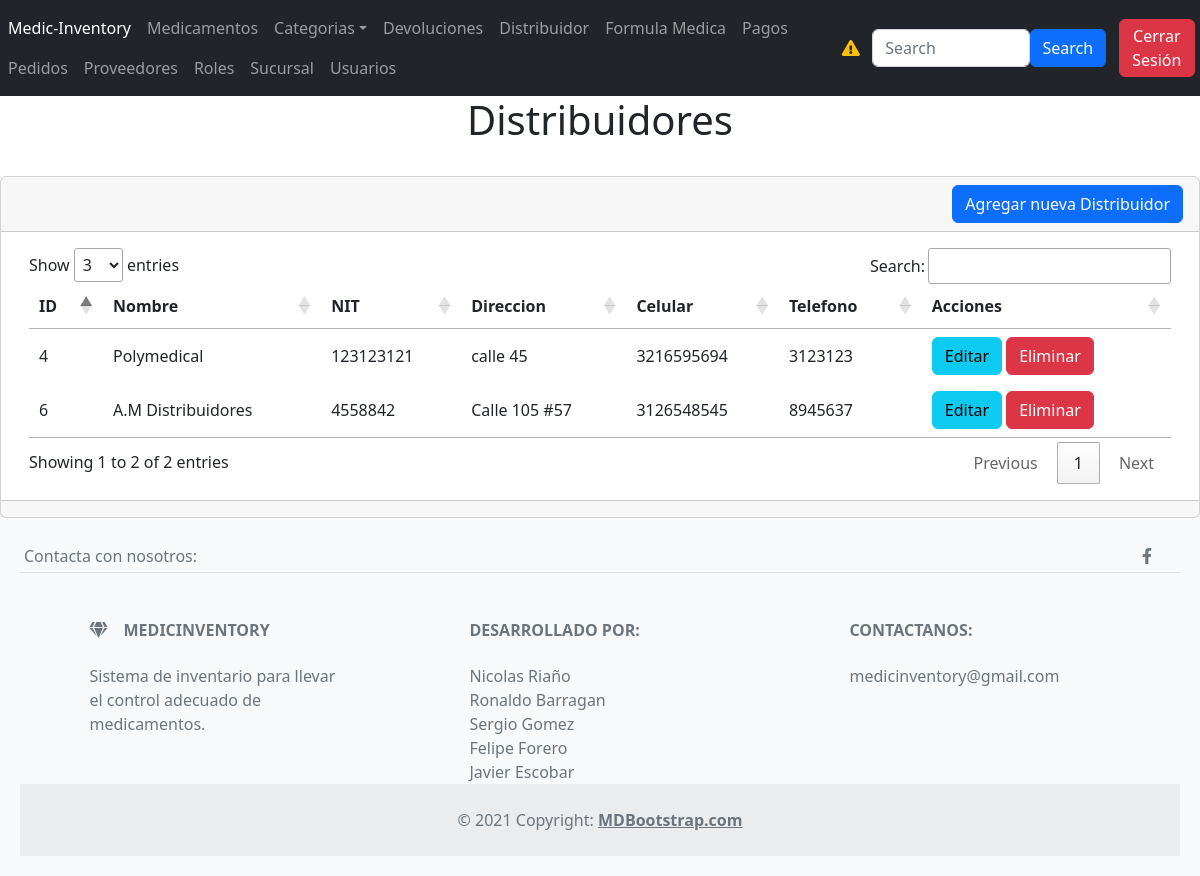
Screenshot of /Secciones/Distribuidor/index.php (signed in) with the database file from the repository.
### tables this page shows
CREATE TABLE `distribuidor` (
  `idDISTRIBUIDOR` int(11) NOT NULL,
  `NIT_distribuidor` int(255) NOT NULL,
  `nombreDistri` varchar(255) NOT NULL,
  `direccionDistri` varchar(255) NOT NULL,
  `celularDistri` bigint(255) NOT NULL,
  `telefonoDistri` int(255) NOT NULL
);

### Plantillas/funciones.php (called while the page is built, shortened)
<?php
function obtenerRolUsuario($conexion)
{
    $idPersona = $_SESSION['idPersona'];
    $sentencia = $conexion->prepare("SELECT nombreRol FROM persona INNER JOIN rol ON persona.ROL_idRol = rol.idRol WHERE idPersona = :idPersona");
    $sentencia->bindParam(":idPersona", $idPersona);
    $sentencia->execute();
    $resultado = $sentencia->fetch(PDO::FETCH_ASSOC);
    return isset($resultado['nombreRol']) ? $resultado['nombreRol'] : 'Administrador';
}
?>

### Secciones/Distribuidor/index.php (the view, shortened to what this page needs)
<?php
include("../../database.php");
$sentencia = $conexion->prepare("SELECT * FROM `distribuidor`");
$sentencia->execute();
$lista_SUBCATEGORIAS = $sentencia->fetchall(PDO::FETCH_ASSOC);
?>
<?php include("../../Plantillas/header.php"); ?>
<h1 class="text-center text-info text-dark">Distribuidores</h1>
<div class="card">
    <?php
    if ($rolUsuario === 'Administrador' || $rolUsuario === 'Asistente') {
        ?>
        <div class="card-header" style="text-align: right">
            <a name="" id="" class="btn btn-primary" href="crear.php" role="button">Agregar nueva Distribuidor</a>
        </div>
        <?php
    }
    ?>
    <div class="card-body">
        <div class="table-responsive-sm container-sm" style="max-width: 100%; overflow-x: auto;">
            <table class="tabla " id="tabla_id">
                <thead>
                    <tr>
                        <th scope="col">ID</th>
                        <th scope="col">Nombre</th>
                        <th scope="col">NIT</th>
                        <th scope="col">Direccion</th>
                        <th scope="col">Celular</th>
                        <th scope="col">Telefono</th>
                        <th scope="col">Acciones</th>
                    </tr>
                </thead>
                <tbody>
                    <?php
                    foreach ($lista_SUBCATEGORIAS as $registro) { ?>
                        <tr class="">
                            <td scope="row">
                                <?php echo $registro['idDISTRIBUIDOR'] ?>
                            </td>
                            <td scope="row">
                                <?php echo $registro['nombreDistri'] ?>
                            </td>
                            <td scope="row">
                                <?php echo $registro['NIT_distribuidor'] ?>
                            </td>
                            <td scope="row">
                                <?php echo $registro['direccionDistri'] ?>
                            </td>
                            <td scope="row">
                                <?php echo $registro['celularDistri'] ?>
                            </td>
                            <td scope="row">
                                <?php echo $registro['telefonoDistri'] ?>
                            </td>
                            <td>
                            <?php
                                if ($rolUsuario == 'Administrador') {
                                    ?>
                                    <a name="" id="" class="btn btn-info"
                                        href="editar.php?txtID=<?php echo $registro['idDISTRIBUIDOR'] ?>" role="button">Editar</a>
                                    <a name="" id="" class="btn btn-danger"
                                        href="javascript:borrar(<?php echo $registro['idDISTRIBUIDOR']; ?>);"
                                        role="button">Eliminar</a>
                                    <?php
                                } elseif ($rolUsuario == 'Asistente') {
                                    ?>
                                    <a name="" id="" class="btn btn-info"
                                        href="editar.php?txtID=<?php echo $registro['idDISTRIBUIDOR'] ?>" role="button">Editar</a>
                                    <?php
                                } elseif ($rolUsuario == 'Lector') {
                                }
                                ?></td>
                        </tr>
                    <?php } ?>
                </tbody>
            </table>
        </div>
    </div>
    <div class="card-footer text-muted"></div>
</div>
<?php include("../../Plantillas/footer.php"); ?>

### Plantillas/header.php (style rules this page uses)
body { display: flex; flex-direction: column; min-height: 100vh; margin: 0; }

### Plantillas/footer.php (style rules this page uses)
body { display: flex; flex-direction: column; min-height: 100vh; margin: 0; }

### rows the page displays
distribuidor: idDISTRIBUIDOR "4", nombreDistri "Polymedical", NIT_distribuidor "123123121", direccionDistri "calle 45", celularDistri "3216595694", telefonoDistri "3123123"
distribuidor: idDISTRIBUIDOR "6", nombreDistri "A.M Distribuidores", NIT_distribuidor "4558842", direccionDistri "Calle 105 #57", celularDistri "3126548545", telefonoDistri "8945637"
